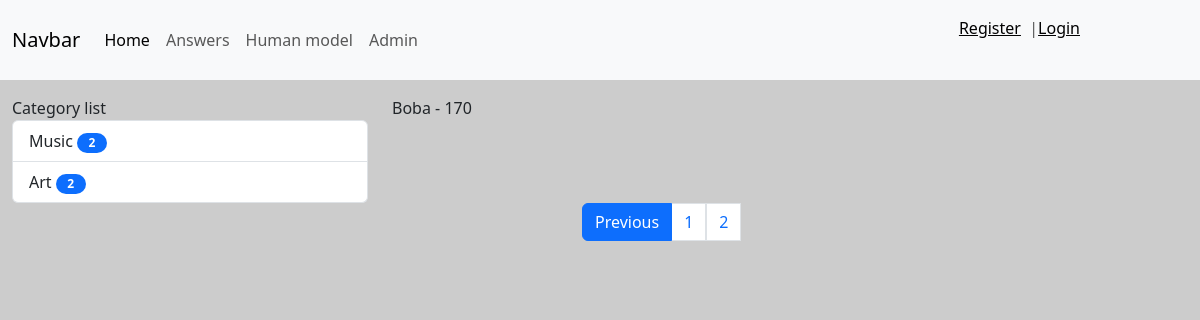
/answers/test/?page=3, run on an earlier commit of the app's database.
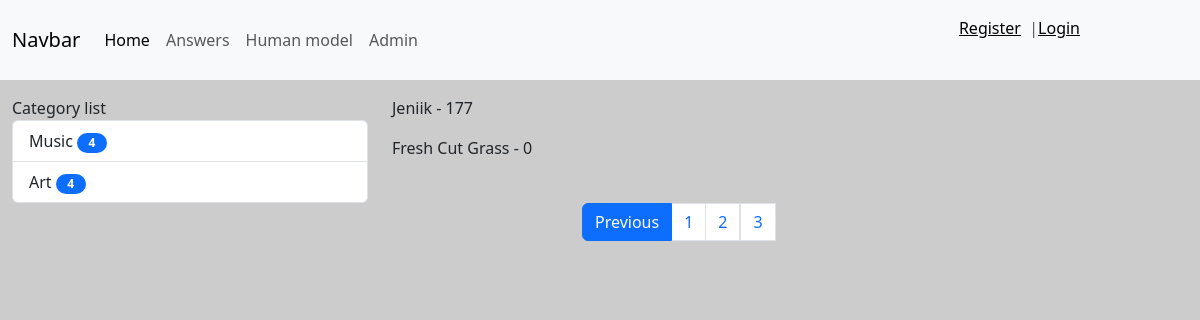
And on a later commit of the database.
### news/models.py (models this page shows)
class Category(models.Model):
    title = models.CharField(max_length=150, db_index=True)
    def get_absolute_url(self):
        return reverse_lazy('Category', kwargs={'category_id': self.pk})
    class Meta:
        verbose_name = 'Category'
        verbose_name_plural = 'Categories'
        ordering = ['title']

### answers/models.py (models this page shows, shortened)
class Human(models.Model):
    name = models.CharField(max_length=40)
    height = models.IntegerField(null=True)
    address = models.CharField(max_length=100)
    photo = models.ImageField(upload_to='media/%Y/%m/%d', null=True, blank=True, default='')
    profession = models.ForeignKey('Profession', on_delete=models.PROTECT, null=True, blank=True)
    class Meta:
        verbose_name = 'Human'
        verbose_name_plural = 'Humans'

### answers/views.py (the view)
# urls.py: path('test/', tester, name='Test'),
def tester(request):
    objects = Human.objects.all()
    paginator = Paginator(objects, 2)
    page_num = request.GET.get('page', 1)
    page_objects = paginator.get_page(page_num)
    return render(request, 'answers/tester.html', {'page_obj': page_objects, })

### news/templatetags/news_tags.py (called while the page is built)
@register.simple_tag(name='get_list_categories')
def getCategories():
    return Category.objects.all()

@register.inclusion_tag('news/list_categories.html')
def showCategories(arg1='Category', arg2='list'):
    categories = Category.objects.annotate(cnt=Count('news',filter=F('news__is_published'))).filter(cnt__gt=0)
    return {
        'categories': categories, 'arg1': arg1, 'arg2': arg2,
    }

### answers/templates/answers/tester.html (shortened to what this page needs)
{% extends 'base.html' %}
{% block sidebar %}
{% include 'inc/_sidebar.html' %}
{% endblock %}
{% block content %}
{% for item in page_obj.object_list %}
<p>{{ item.name }} - {{ item.height }}</p>
{% endfor %}
{% endblock %}

### news/templates/news/list_categories.html
{% load news_tags %}
<div class="list-group">
    {{ arg1 }} {{ arg2 }}
    {% for cat in categories %}
    <a href="{{ cat.get_absolute_url }}" class="list-group-item list-group-item-action">{{ cat.title }}
        <span class="badge bg-primary rounded-pill">{{ cat.cnt }}</span>
    </a>
    {% endfor %}
</div>

What changed in the data, as far as the page shows it:
no longer on this page (row unchanged): Human: name "Boba", height "170"
computed for Category "Music": cnt "2" → "4"
computed for Category "Art": cnt "2" → "4"
added Human: name "Jeniik", height "177"
added Human: name "Fresh Cut Grass", height "0"
Also different on the page:
list line gone: "2"
new list line: "2"
new list line: "3"
